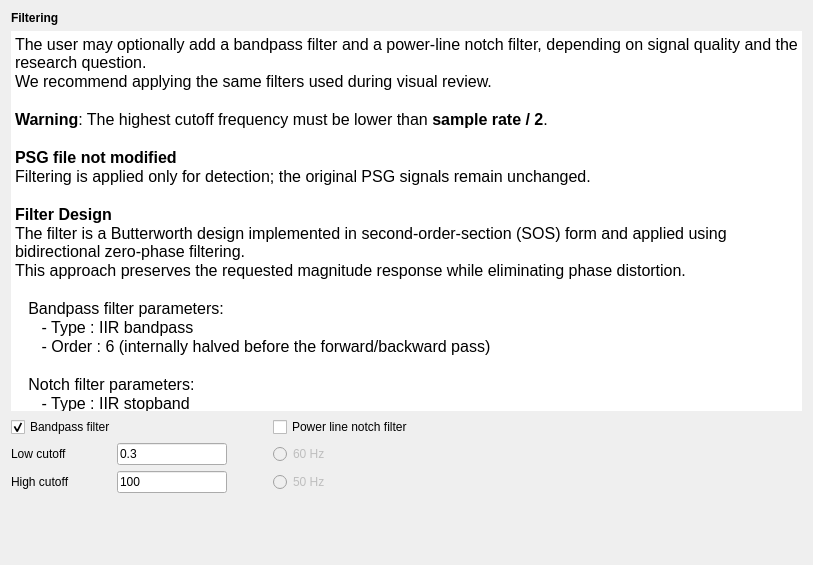
<?xml version="1.0" encoding="UTF-8"?>
<ui version="4.0">
 <class>FilterStep</class>
 <widget class="QWidget" name="FilterStep">
  <property name="geometry">
   <rect>
    <x>0</x>
    <y>0</y>
    <width>813</width>
    <height>565</height>
   </rect>
  </property>
  <property name="windowTitle">
   <string/>
  </property>
  <layout class="QVBoxLayout" name="verticalLayout">
   <item>
    <widget class="QLabel" name="label_2">
     <property name="maximumSize">
      <size>
       <width>16777215</width>
       <height>22</height>
      </size>
     </property>
     <property name="font">
      <font>
       <italic>false</italic>
       <bold>false</bold>
      </font>
     </property>
     <property name="text">
      <string>&lt;html&gt;&lt;head/&gt;&lt;body&gt;&lt;p&gt;&lt;span style=&quot; font-weight:600;&quot;&gt;Filtering&lt;/span&gt;&lt;/p&gt;&lt;/body&gt;&lt;/html&gt;</string>
     </property>
    </widget>
   </item>
   <item>
    <widget class="QTextEdit" name="textBrowser">
     <property name="minimumSize">
      <size>
       <width>0</width>
       <height>380</height>
      </size>
     </property>
     <property name="maximumSize">
      <size>
       <width>16777215</width>
       <height>500</height>
      </size>
     </property>
     <property name="frameShape">
      <enum>QFrame::Shape::NoFrame</enum>
     </property>
     <property name="frameShadow">
      <enum>QFrame::Shadow::Plain</enum>
     </property>
     <property name="lineWidth">
      <number>0</number>
     </property>
     <property name="verticalScrollBarPolicy">
      <enum>Qt::ScrollBarPolicy::ScrollBarAlwaysOff</enum>
     </property>
     <property name="horizontalScrollBarPolicy">
      <enum>Qt::ScrollBarPolicy::ScrollBarAlwaysOff</enum>
     </property>
     <property name="html">
      <string>&lt;!DOCTYPE HTML PUBLIC &quot;-//W3C//DTD HTML 4.0//EN&quot; &quot;http://www.w3.org/TR/REC-html40/strict.dtd&quot;&gt;
&lt;html&gt;&lt;head&gt;&lt;meta name=&quot;qrichtext&quot; content=&quot;1&quot; /&gt;&lt;meta charset=&quot;utf-8&quot; /&gt;&lt;style type=&quot;text/css&quot;&gt;
p, li { white-space: pre-wrap; }
hr { height: 1px; border-width: 0; }
li.unchecked::marker { content: &quot;\2610&quot;; }
li.checked::marker { content: &quot;\2612&quot;; }
&lt;/style&gt;&lt;/head&gt;&lt;body style=&quot; font-size:12pt; font-weight:400; font-style:normal;&quot;&gt;
&lt;p style=&quot; margin-top:0px; margin-bottom:0px; margin-left:0px; margin-right:0px; -qt-block-indent:0; text-indent:0px;&quot;&gt;The user may optionally add a bandpass filter and a power-line notch filter, depending on signal quality and the research question.&lt;/p&gt;
&lt;p style=&quot; margin-top:0px; margin-bottom:0px; margin-left:0px; margin-right:0px; -qt-block-indent:0; text-indent:0px;&quot;&gt;We recommend applying the same filters used during visual review.&lt;/p&gt;
&lt;p style=&quot;-qt-paragraph-type:empty; margin-top:0px; margin-bottom:0px; margin-left:0px; margin-right:0px; -qt-block-indent:0; text-indent:0px;&quot;&gt;&lt;br /&gt;&lt;/p&gt;
&lt;p style=&quot; margin-top:0px; margin-bottom:0px; margin-left:0px; margin-right:0px; -qt-block-indent:0; text-indent:0px;&quot;&gt;&lt;span style=&quot; font-weight:700;&quot;&gt;Warning&lt;/span&gt;: The highest cutoff frequency must be lower than &lt;span style=&quot; font-weight:700;&quot;&gt;sample rate / 2&lt;/span&gt;.&lt;/p&gt;
&lt;p style=&quot;-qt-paragraph-type:empty; margin-top:0px; margin-bottom:0px; margin-left:0px; margin-right:0px; -qt-block-indent:0; text-indent:0px;&quot;&gt;&lt;br /&gt;&lt;/p&gt;
&lt;p style=&quot; margin-top:0px; margin-bottom:0px; margin-left:0px; margin-right:0px; -qt-block-indent:0; text-indent:0px;&quot;&gt;&lt;span style=&quot; font-weight:700;&quot;&gt;PSG file not modified&lt;/span&gt;&lt;/p&gt;
&lt;p style=&quot; margin-top:0px; margin-bottom:0px; margin-left:0px; margin-right:0px; -qt-block-indent:0; text-indent:0px;&quot;&gt;Filtering is applied only for detection; the original PSG signals remain unchanged.&lt;/p&gt;
&lt;p style=&quot;-qt-paragraph-type:empty; margin-top:0px; margin-bottom:0px; margin-left:0px; margin-right:0px; -qt-block-indent:0; text-indent:0px;&quot;&gt;&lt;br /&gt;&lt;/p&gt;
&lt;p style=&quot; margin-top:0px; margin-bottom:0px; margin-left:0px; margin-right:0px; -qt-block-indent:0; text-indent:0px;&quot;&gt;&lt;span style=&quot; font-weight:700;&quot;&gt;Filter Design&lt;/span&gt;&lt;/p&gt;
&lt;p style=&quot; margin-top:0px; margin-bottom:0px; margin-left:0px; margin-right:0px; -qt-block-indent:0; text-indent:0px;&quot;&gt;The filter is a Butterworth design implemented in second-order-section (SOS) form and applied using bidirectional zero-phase filtering. &lt;/p&gt;
&lt;p style=&quot; margin-top:0px; margin-bottom:0px; margin-left:0px; margin-right:0px; -qt-block-indent:0; text-indent:0px;&quot;&gt;This approach preserves the requested magnitude response while eliminating phase distortion.&lt;/p&gt;
&lt;p style=&quot;-qt-paragraph-type:empty; margin-top:0px; margin-bottom:0px; margin-left:0px; margin-right:0px; -qt-block-indent:0; text-indent:0px;&quot;&gt;&lt;br /&gt;&lt;/p&gt;
&lt;p style=&quot; margin-top:0px; margin-bottom:0px; margin-left:0px; margin-right:0px; -qt-block-indent:0; text-indent:0px;&quot;&gt;   Bandpass filter parameters:&lt;/p&gt;
&lt;p style=&quot; margin-top:0px; margin-bottom:0px; margin-left:0px; margin-right:0px; -qt-block-indent:0; text-indent:0px;&quot;&gt;      - Type : IIR bandpass&lt;/p&gt;
&lt;p style=&quot; margin-top:0px; margin-bottom:0px; margin-left:0px; margin-right:0px; -qt-block-indent:0; text-indent:0px;&quot;&gt;      - Order : 6 (internally halved before the forward/backward pass)&lt;/p&gt;
&lt;p style=&quot;-qt-paragraph-type:empty; margin-top:0px; margin-bottom:0px; margin-left:0px; margin-right:0px; -qt-block-indent:0; text-indent:0px;&quot;&gt;&lt;br /&gt;&lt;/p&gt;
&lt;p style=&quot; margin-top:0px; margin-bottom:0px; margin-left:0px; margin-right:0px; -qt-block-indent:0; text-indent:0px;&quot;&gt;   Notch filter parameters:&lt;/p&gt;
&lt;p style=&quot; margin-top:0px; margin-bottom:0px; margin-left:0px; margin-right:0px; -qt-block-indent:0; text-indent:0px;&quot;&gt;      - Type : IIR stopband&lt;/p&gt;
&lt;p style=&quot; margin-top:0px; margin-bottom:0px; margin-left:0px; margin-right:0px; -qt-block-indent:0; text-indent:0px;&quot;&gt;      - Order : 20 (internally halved before the forward/backward pass)&lt;/p&gt;
&lt;p style=&quot;-qt-paragraph-type:empty; margin-top:0px; margin-bottom:0px; margin-left:0px; margin-right:0px; -qt-block-indent:0; text-indent:0px;&quot;&gt;&lt;br /&gt;&lt;/p&gt;&lt;/body&gt;&lt;/html&gt;</string>
     </property>
    </widget>
   </item>
   <item>
    <layout class="QGridLayout" name="gridLayout">
     <item row="0" column="0" colspan="2">
      <widget class="QCheckBox" name="bp_checkBox">
       <property name="font">
        <font>
         <italic>false</italic>
         <bold>false</bold>
        </font>
       </property>
       <property name="text">
        <string>Bandpass filter</string>
       </property>
       <property name="checked">
        <bool>true</bool>
       </property>
      </widget>
     </item>
     <item row="0" column="3">
      <widget class="QCheckBox" name="notch_checkBox">
       <property name="font">
        <font>
         <italic>false</italic>
         <bold>false</bold>
        </font>
       </property>
       <property name="text">
        <string>Power line notch filter</string>
       </property>
      </widget>
     </item>
     <item row="1" column="0">
      <widget class="QLabel" name="label">
       <property name="minimumSize">
        <size>
         <width>80</width>
         <height>0</height>
        </size>
       </property>
       <property name="maximumSize">
        <size>
         <width>100</width>
         <height>16777215</height>
        </size>
       </property>
       <property name="toolTip">
        <string>Edit the low cutoff frequency in Hz (i.e. 0.3).</string>
       </property>
       <property name="text">
        <string>Low cutoff</string>
       </property>
      </widget>
     </item>
     <item row="1" column="1">
      <widget class="QLineEdit" name="low_cutoff_lineEdit">
       <property name="maximumSize">
        <size>
         <width>110</width>
         <height>16777215</height>
        </size>
       </property>
       <property name="toolTip">
        <string/>
       </property>
       <property name="text">
        <string>0.3</string>
       </property>
      </widget>
     </item>
     <item row="1" column="3">
      <widget class="QRadioButton" name="radioButton_60Hz">
       <property name="enabled">
        <bool>false</bool>
       </property>
       <property name="text">
        <string>60 Hz</string>
       </property>
      </widget>
     </item>
     <item row="2" column="0">
      <widget class="QLabel" name="label_6">
       <property name="minimumSize">
        <size>
         <width>80</width>
         <height>0</height>
        </size>
       </property>
       <property name="maximumSize">
        <size>
         <width>100</width>
         <height>16777215</height>
        </size>
       </property>
       <property name="toolTip">
        <string>Edit the high cutoff frequency in Hz (i.e. 100).</string>
       </property>
       <property name="text">
        <string>High cutoff</string>
       </property>
      </widget>
     </item>
     <item row="2" column="1">
      <widget class="QLineEdit" name="high_cutoff_lineEdit">
       <property name="maximumSize">
        <size>
         <width>110</width>
         <height>16777215</height>
        </size>
       </property>
       <property name="toolTip">
        <string/>
       </property>
       <property name="text">
        <string>100</string>
       </property>
      </widget>
     </item>
     <item row="2" column="2">
      <spacer name="horizontalSpacer_2">
       <property name="orientation">
        <enum>Qt::Orientation::Horizontal</enum>
       </property>
       <property name="sizeType">
        <enum>QSizePolicy::Policy::Fixed</enum>
       </property>
       <property name="sizeHint" stdset="0">
        <size>
         <width>40</width>
         <height>20</height>
        </size>
       </property>
      </spacer>
     </item>
     <item row="2" column="3">
      <widget class="QRadioButton" name="radioButton_50Hz">
       <property name="enabled">
        <bool>false</bool>
       </property>
       <property name="text">
        <string>50 Hz</string>
       </property>
      </widget>
     </item>
    </layout>
   </item>
   <item>
    <spacer name="verticalSpacer">
     <property name="orientation">
      <enum>Qt::Orientation::Vertical</enum>
     </property>
     <property name="sizeType">
      <enum>QSizePolicy::Policy::Expanding</enum>
     </property>
     <property name="sizeHint" stdset="0">
      <size>
       <width>20</width>
       <height>10</height>
      </size>
     </property>
    </spacer>
   </item>
  </layout>
 </widget>
 <resources>
  <include location="../../../../../snooz-toolbox/src/main/python/ui/themes/themes.qrc"/>
 </resources>
 <connections>
  <connection>
   <sender>bp_checkBox</sender>
   <signal>clicked()</signal>
   <receiver>FilterStep</receiver>
   <slot>update_filter_settings_slot()</slot>
   <hints>
    <hint type="sourcelabel">
     <x>117</x>
     <y>124</y>
    </hint>
    <hint type="destinationlabel">
     <x>348</x>
     <y>111</y>
    </hint>
   </hints>
  </connection>
  <connection>
   <sender>notch_checkBox</sender>
   <signal>clicked()</signal>
   <receiver>FilterStep</receiver>
   <slot>update_filter_settings_slot()</slot>
   <hints>
    <hint type="sourcelabel">
     <x>482</x>
     <y>124</y>
    </hint>
    <hint type="destinationlabel">
     <x>348</x>
     <y>111</y>
    </hint>
   </hints>
  </connection>
  <connection>
   <sender>radioButton_50Hz</sender>
   <signal>clicked()</signal>
   <receiver>FilterStep</receiver>
   <slot>update_filter_settings_slot()</slot>
   <hints>
    <hint type="sourcelabel">
     <x>482</x>
     <y>175</y>
    </hint>
    <hint type="destinationlabel">
     <x>348</x>
     <y>111</y>
    </hint>
   </hints>
  </connection>
  <connection>
   <sender>radioButton_60Hz</sender>
   <signal>clicked()</signal>
   <receiver>FilterStep</receiver>
   <slot>update_filter_settings_slot()</slot>
   <hints>
    <hint type="sourcelabel">
     <x>482</x>
     <y>149</y>
    </hint>
    <hint type="destinationlabel">
     <x>348</x>
     <y>111</y>
    </hint>
   </hints>
  </connection>
 </connections>
 <slots>
  <slot>update_filter_settings_slot()</slot>
 </slots>
</ui>
